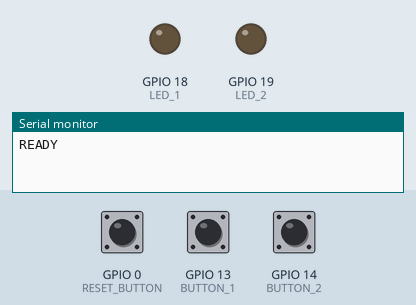
The sketch below on a simulated ESP32. On the bench: output pins drawn as LEDs (lit = HIGH), the last lines printed to the serial monitor. Inputs (shaded band) come from the test bench; at power-on: GPIO 13 (BUTTON_1) HIGH, GPIO 0 (RESET_BUTTON) HIGH, GPIO 14 (BUTTON_2) HIGH.

Above: at 2.2 s.
2.3 s: GPIO 13 (BUTTON_1) pulled LOW for 0.15 s
At 3.3 s:
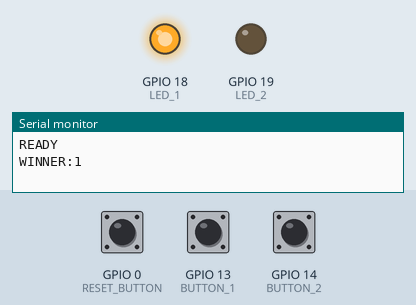
3.9 s: GPIO 0 (RESET_BUTTON) pulled LOW for 1 s
At 5.4 s:
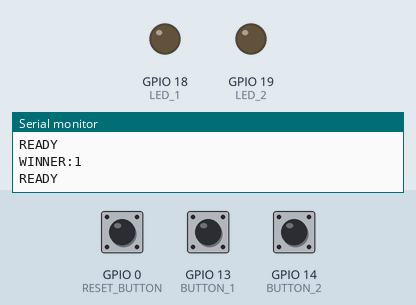
6.4 s: GPIO 14 (BUTTON_2) pulled LOW for 0.15 s
At 7.6 s:
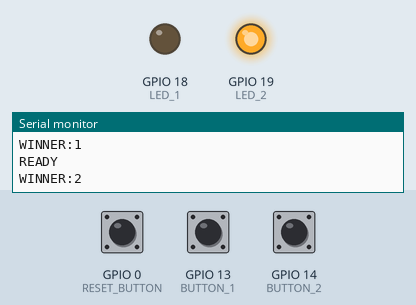
8.0 s: GPIO 0 (RESET_BUTTON) pulled LOW for 3.2 s
At 12.4 s:
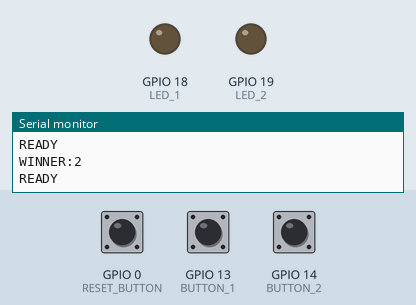
12.7 s: GPIO 13 (BUTTON_1) driven LOW and GPIO 14 (BUTTON_2) driven LOW
At 13.6 s:
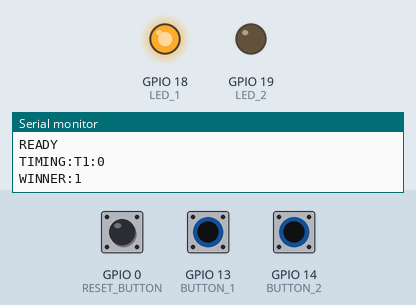
Timing chart, 0 to 15.2 s (numbered marks = the images above; inputs shaded):
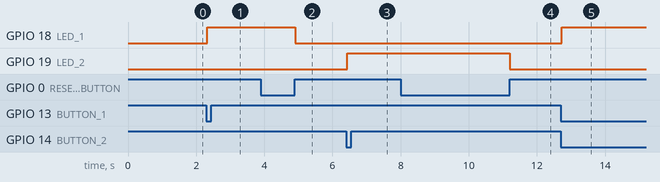

The sketch:

quiz_2teams.ino
```cpp
/*
 * OPTIMIZED 2-Team Quiz Buzzer System for ESP32
 *
 * FAST RESET - Instant response, no delays
 * HANDLES SIMULTANEOUS BUTTON PRESSES - One winner always guaranteed
 * SERIAL MESSAGE INTEGRITY - Atomic messages with proper framing
 *
 * Wiring (Based on your actual ESP32 board pinout):
 *  Buttons (connect to GND when pressed):
 *  - Team 1 button: GPIO13 (D13) to GND
 *  - Team 2 button: GPIO14 (D14) to GND
 *  - Reset button: GPIO0 (onboard BOOT button)
 *
 *  LEDs (220 ohm resistors):
 *  - Team 1 LED: GPIO18 (D18) -> LED+ -> 220R -> GND
 *  - Team 2 LED: GPIO19 (D19) -> LED+ -> 220R -> GND
 *
 * Serial: 9600 baud, sends: READY, WINNER:1, WINNER:2, TIMING:T1:123
 */

const int BUTTON_1 = 13;     // Team 1 button (D13)
const int BUTTON_2 = 14;     // Team 2 button (D14)
const int RESET_BUTTON = 0;  // Onboard BOOT button (GPIO0)
const int LED_1 = 18;        // Team 1 LED (D18)
const int LED_2 = 19;        // Team 2 LED (D19)

// Game state variables
volatile bool gameActive = true;
volatile int winner = 0;
volatile bool winnerDetermined = false;

// Button state tracking
bool button1LastState = HIGH;
bool button2LastState = HIGH;
bool resetButtonLastState = HIGH;

// First press detection - microsecond precision
unsigned long button1FirstPress = 0;
unsigned long button2FirstPress = 0;
unsigned long resetButtonFirstPress = 0;

// Timing constants - optimized for speed
const unsigned long DEBOUNCE_MICROS = 30000;    // 30ms debounce (faster)
const unsigned long RESET_HOLD_MICROS = 300000; // 300ms for reset (faster)

void setup() {
  Serial.begin(9600);
  delay(1000);  // Reduced startup delay

  // Configure pins
  pinMode(BUTTON_1, INPUT_PULLUP);
  pinMode(BUTTON_2, INPUT_PULLUP);
  pinMode(RESET_BUTTON, INPUT_PULLUP);
  pinMode(LED_1, OUTPUT);
  pinMode(LED_2, OUTPUT);

  // Initialize LEDs off
  digitalWrite(LED_1, LOW);
  digitalWrite(LED_2, LOW);

  // Send ready immediately - atomic message
  Serial.println("READY");
  Serial.flush(); // Ensure message is sent immediately
}

void loop() {
  // Fast serial check
  if (Serial.available()) {
    String cmd = Serial.readString();
    cmd.trim();
    if (cmd == "RESET") {
      fastReset();
      return; // Exit loop immediately after reset
    }
  }

  // Fast reset button check
  if (checkResetButtonFast()) {
    fastReset();
    return; // Exit loop immediately after reset
  }

  // Only check game buttons if game is active (fast exit)
  if (gameActive && !winnerDetermined) {
    checkGameButtonsFast();
  }

  // No delay in main loop for maximum responsiveness
}

bool checkResetButtonFast() {
  bool resetButtonCurrent = digitalRead(RESET_BUTTON);

  // Reset button pressed
  if (resetButtonCurrent == LOW && resetButtonLastState == HIGH) {
    resetButtonFirstPress = micros();
  }

  // Reset button released - fast check
  if (resetButtonCurrent == HIGH && resetButtonLastState == LOW) {
    if ((micros() - resetButtonFirstPress) >= RESET_HOLD_MICROS) {
      resetButtonLastState = resetButtonCurrent;
      return true; // Reset requested
    }
  }

  resetButtonLastState = resetButtonCurrent;
  return false;
}

void checkGameButtonsFast() {
  // Exit immediately if winner already determined
  if (winnerDetermined) return;

  unsigned long currentMicros = micros();

  // Read both buttons atomically
  bool button1Current = digitalRead(BUTTON_1);
  bool button2Current = digitalRead(BUTTON_2);

  // Detect first press for Team 1
  if (button1Current == LOW && button1LastState == HIGH && button1FirstPress == 0) {
    button1FirstPress = currentMicros;
  }

  // Detect first press for Team 2
  if (button2Current == LOW && button2LastState == HIGH && button2FirstPress == 0) {
    button2FirstPress = currentMicros;
  }

  // Fast debounce check
  bool button1Ready = (button1FirstPress > 0) &&
                      ((currentMicros - button1FirstPress) >= DEBOUNCE_MICROS) &&
                      (button1Current == LOW);

  bool button2Ready = (button2FirstPress > 0) &&
                      ((currentMicros - button2FirstPress) >= DEBOUNCE_MICROS) &&
                      (button2Current == LOW);

  // Determine winner immediately if either button is ready
  if (button1Ready || button2Ready) {
    fastDetermineWinner(currentMicros);
  }

  // Clear first press times when buttons are released
  if (button1Current == HIGH && button1LastState == LOW) {
    button1FirstPress = 0;
  }
  if (button2Current == HIGH && button2LastState == LOW) {
    button2FirstPress = 0;
  }

  // Update states
  button1LastState = button1Current;
  button2LastState = button2Current;
}

void fastDetermineWinner(unsigned long currentMicros) {
  // Immediate exit if already determined
  if (winnerDetermined) return;

  // Lock winner determination immediately
  winnerDetermined = true;
  gameActive = false;

  int winningTeam = 0;
  String timingMsg = "";

  // Fast winner determination with atomic timing messages
  if (button1FirstPress > 0 && button2FirstPress > 0) {
    // Both pressed - check timing
    if (button1FirstPress <= button2FirstPress) {
      winningTeam = 1;
      // Create atomic timing message
      timingMsg = "TIMING:T1:" + String(button2FirstPress - button1FirstPress);
    } else {
      winningTeam = 2;
      // Create atomic timing message
      timingMsg = "TIMING:T2:" + String(button1FirstPress - button2FirstPress);
    }
  } else if (button1FirstPress > 0) {
    winningTeam = 1;
  } else if (button2FirstPress > 0) {
    winningTeam = 2;
  }

  if (winningTeam > 0) {
    fastTeamWins(winningTeam, timingMsg);
  }
}

void fastTeamWins(int team, String timingMessage) {
  winner = team;

  // Immediate LED update
  if (team == 1) {
    digitalWrite(LED_1, HIGH);
    digitalWrite(LED_2, LOW);
  } else {
    digitalWrite(LED_1, LOW);
    digitalWrite(LED_2, HIGH);
  }

  // Send timing message first (if we have one) - atomic
  if (timingMessage.length() > 0) {
    Serial.println(timingMessage);
    Serial.flush();
  }

  // Send winner message immediately - atomic
  Serial.println("WINNER:" + String(team));
  Serial.flush(); // Ensure message is sent immediately
}

void fastReset() {
  // Immediate state reset
  gameActive = true;
  winner = 0;
  winnerDetermined = false;

  // Clear all timing variables
  button1FirstPress = 0;
  button2FirstPress = 0;
  resetButtonFirstPress = 0;

  // Reset button states
  button1LastState = HIGH;
  button2LastState = HIGH;
  resetButtonLastState = HIGH;

  // Immediate LED off
  digitalWrite(LED_1, LOW);
  digitalWrite(LED_2, LOW);

  // Send ready immediately - atomic message
  Serial.println("READY");
  Serial.flush(); // Ensure message is sent immediately
}
```

Measured:
- after the input at 2.3 s, GPIO 18 (LED_1): LOW → HIGH at once
- after the input at 3.9 s, GPIO 18 (LED_1): HIGH → LOW after 1.0 s
- after the input at 6.4 s, GPIO 19 (LED_2): LOW → HIGH at once
- after the input at 8.0 s, GPIO 19 (LED_2): HIGH → LOW after 3.2 s
- after the input at 12.7 s, GPIO 18 (LED_1): LOW → HIGH at once
